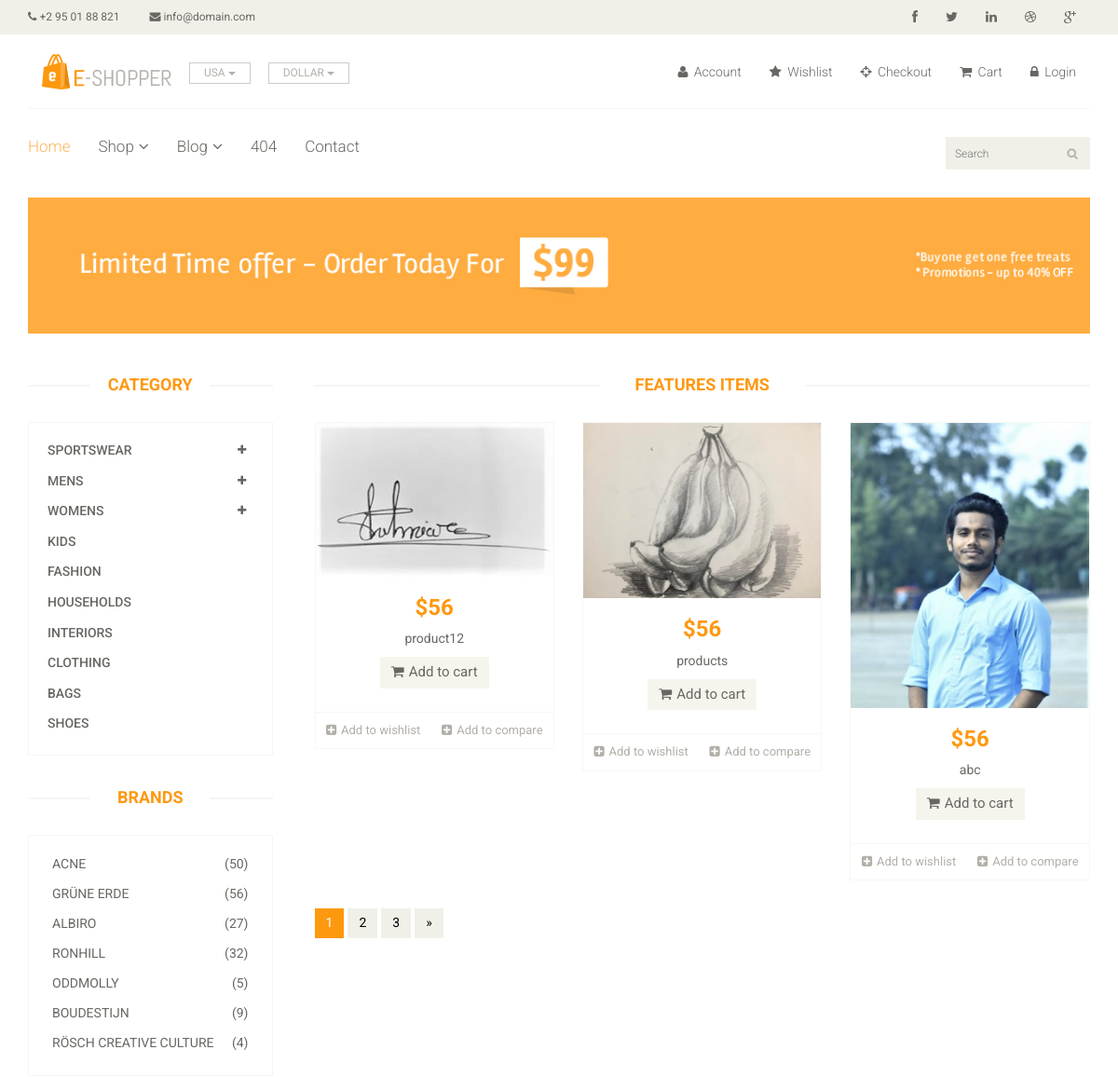
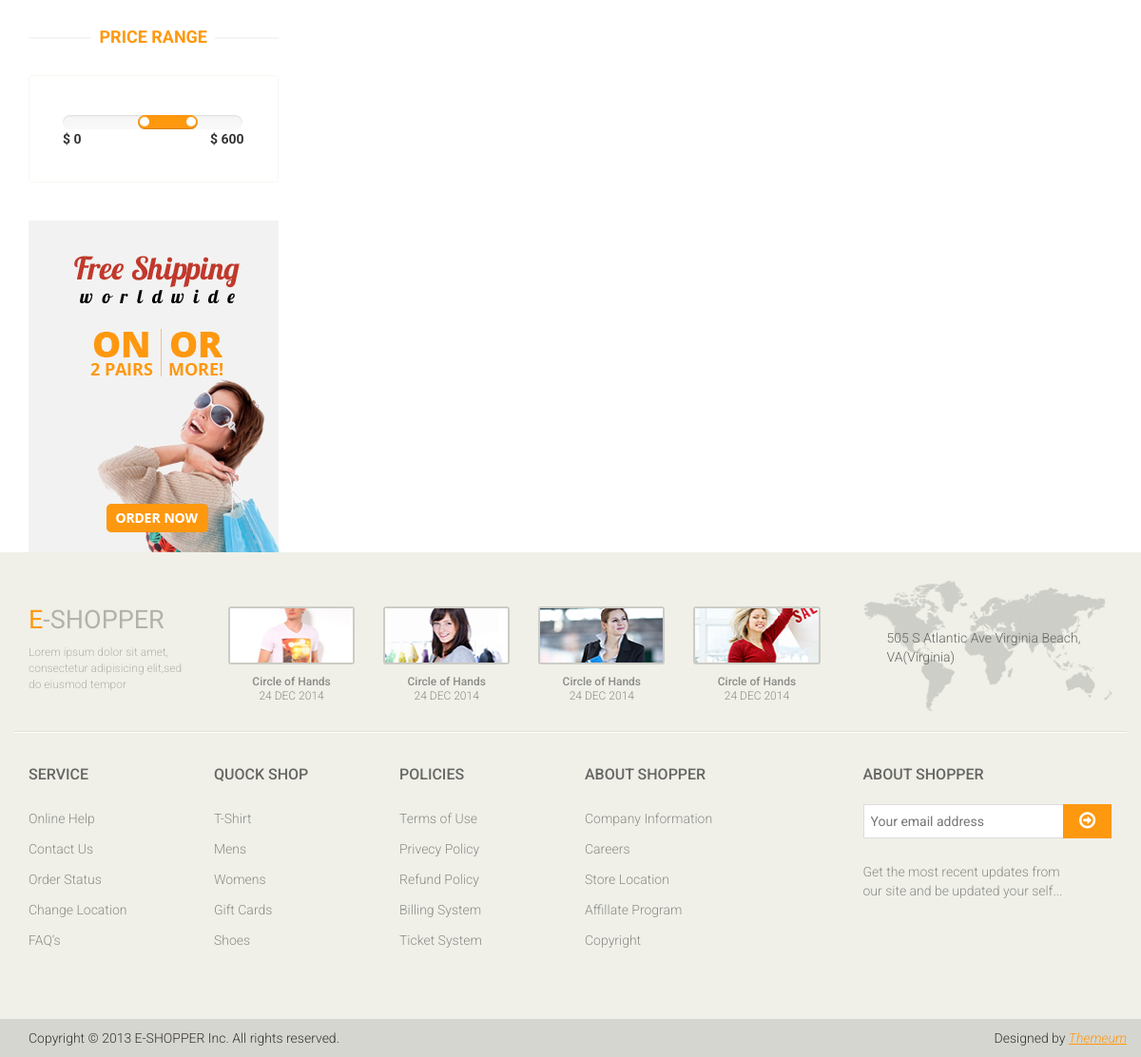
The app's page /front/public/shop.php with its own data (2 pictures, top to bottom).
### tables this page shows
CREATE TABLE IF NOT EXISTS `products` (
  `id` int(20) NOT NULL AUTO_INCREMENT,
  `title` varchar(256) DEFAULT NULL,
  `is_active` tinyint(3) NOT NULL DEFAULT '0',
  `created_at` datetime NOT NULL DEFAULT CURRENT_TIMESTAMP,
  `modified_at` datetime NOT NULL DEFAULT CURRENT_TIMESTAMP,
  `picture` varchar(256) DEFAULT NULL,
  `brand_id` int(11) DEFAULT NULL,
  `lebel_id` int(11) DEFAULT NULL,
  `short_description` text,
  `total_sales` int(11) DEFAULT NULL,
  `product_type` varchar(255) NOT NULL,
  `is_new` tinyint(4) NOT NULL DEFAULT '0',
  `cost` float DEFAULT NULL,
  `mrp` float DEFAULT NULL,
  `special_price` float DEFAULT NULL,
  `soft_delete` tinyint(1) NOT NULL DEFAULT '0',
  `is_sraft` tinyint(1) NOT NULL DEFAULT '0',
  PRIMARY KEY (`id`)
);

### src/Products.php (called while the page is built, shortened)
<?php
class Products
{
    public $conn= null;
    public function __construct()
    {
        $servername = "localhost";
        $username = "root";
        $password = "";
        $this->conn = new PDO("mysql:host=$servername;dbname=eccomerce_b5", $username, $password);
        $this->conn->setAttribute(PDO::ATTR_ERRMODE, PDO::ERRMODE_EXCEPTION);
    }
    public function activeIndex()
    {
        $query = "SELECT * FROM `products` where is_active = 1";
        $stmt = $this->conn->prepare($query);
        $result = $stmt->execute();
        $products = $stmt->fetchAll();
        return   $products;
    }
}

### config.php (called while the page is built, shortened)
<?php
$webroot ="http://localhost/crud/";

### front/view/elements/products.php (the view, shortened to what this page needs)
<?php
$products = new Products();
$products = $products->activeIndex();
?>
<section>
    <div class="container">
        <div class="row">
            <div class="col-sm-3">
                <div class="left-sidebar">
                    <h2>Category</h2>
                    <div class="panel-group category-products" id="accordian">
                        <div class="panel panel-default">
                            <div class="panel-heading">
                                <h4 class="panel-title">
                                    <a data-toggle="collapse" data-parent="#accordian" href="#sportswear">
                                        <span class="badge pull-right"><i class="fa fa-plus"></i></span>
                                        Sportswear
                                    </a>
                                </h4>
                            </div>
                        </div>
                        <div class="panel panel-default">
                            <div class="panel-heading">
                                <h4 class="panel-title">
                                    <a data-toggle="collapse" data-parent="#accordian" href="#mens">
                                        <span class="badge pull-right"><i class="fa fa-plus"></i></span>
                                        Mens
                                    </a>
                                </h4>
                            </div>
                        </div>
                        <div class="panel panel-default">
                            <div class="panel-heading">
                                <h4 class="panel-title">
                                    <a data-toggle="collapse" data-parent="#accordian" href="#womens">
                                        <span class="badge pull-right"><i class="fa fa-plus"></i></span>
                                        Womens
                                    </a>
                                </h4>
                            </div>
                        </div>
                        <div class="panel panel-default">
                            <div class="panel-heading">
                                <h4 class="panel-title"><a href="#">Kids</a></h4>
                            </div>
                        </div>
                        <div class="panel panel-default">
                            <div class="panel-heading">
                                <h4 class="panel-title"><a href="#">Fashion</a></h4>
                            </div>
                        </div>
                        <div class="panel panel-default">
                            <div class="panel-heading">
                                <h4 class="panel-title"><a href="#">Households</a></h4>
                            </div>
                        </div>
                        <div class="panel panel-default">
                            <div class="panel-heading">
                                <h4 class="panel-title"><a href="#">Interiors</a></h4>
                            </div>
                        </div>
                        <div class="panel panel-default">
                            <div class="panel-heading">
                                <h4 class="panel-title"><a href="#">Clothing</a></h4>
                            </div>
                        </div>
                        <div class="panel panel-default">
                            <div class="panel-heading">
                                <h4 class="panel-title"><a href="#">Bags</a></h4>
                            </div>
                        </div>
                        <div class="panel panel-default">
                            <div class="panel-heading">
                                <h4 class="panel-title"><a href="#">Shoes</a></h4>
                            </div>
                        </div>
                    </div>
                    <div class="brands_products">
                        <h2>Brands</h2>
                        <div class="brands-name">
                            <ul class="nav nav-pills nav-stacked">
                                <li><a href=""> <span class="pull-right">(50)</span>Acne</a></li>
                                <li><a href=""> <span class="pull-right">(56)</span>Grüne Erde</a></li>
                                <li><a href=""> <span class="pull-right">(27)</span>Albiro</a></li>
                                <li><a href=""> <span class="pull-right">(32)</span>Ronhill</a></li>
                                <li><a href=""> <span class="pull-right">(5)</span>Oddmolly</a></li>
                                <li><a href=""> <span class="pull-right">(9)</span>Boudestijn</a></li>
                                <li><a href=""> <span class="pull-right">(4)</span>Rösch creative culture</a></li>
                            </ul>
                        </div>
                    </div>
                    <div class="price-range">
                        <h2>Price Range</h2>
                        <div class="well">
                                data-slider-step="5" data-slider-value="[250,450]" id="sl2"><br />
                            <b>$ 0</b> <b class="pull-right">$ 600</b>
                        </div>
                    </div>
                    <div class="shipping text-center">
                        <img src="images/home/shipping.jpg" alt="" />
                    </div>
                </div>
            </div>
            <div class="col-sm-9 padding-right">
                <div class="features_items">
                    <h2 class="title text-center">Features Items</h2>
                    <?php
                    foreach ($products as $product):
                    ?>
                    <div class="col-sm-4">
                        <div class="product-image-wrapper">
                            <div class="single-products">
                                <div class="productinfo text-center">
                                    <img src="<?= $webroot;?>uploads/<?= $product['picture']; ?>" alt="" />
                                    <h2>$56</h2>
                                    <p><?= $product['title']; ?></p>
                                    <a href="#" class="btn btn-default add-to-cart"><i
                                            class="fa fa-shopping-cart"></i>Add to cart</a>
                                </div>
                                <div class="product-overlay">
                                    <div class="overlay-content">
                                    </div>
                                </div>
                            </div>
                            <div class="choose">
                                <ul class="nav nav-pills nav-justified">
                                    <li><a href=""><i class="fa fa-plus-square"></i>Add to wishlist</a></li>
                                    <li><a href=""><i class="fa fa-plus-square"></i>Add to compare</a></li>
                                </ul>
                            </div>
                        </div>
                    </div>
                    <?php endforeach;?>
                    <ul class="pagination">
                        <li class="active"><a href="">1</a></li>
                        <li><a href="">2</a></li>
                        <li><a href="">3</a></li>
                        <li><a href="">&raquo;</a></li>
                    </ul>
                </div>
            </div>
        </div>
    </div>
</section>

### records on screen
products: picture (picture), title "product12"
products: picture (picture), title "products"
products: picture (picture), title "abc"
